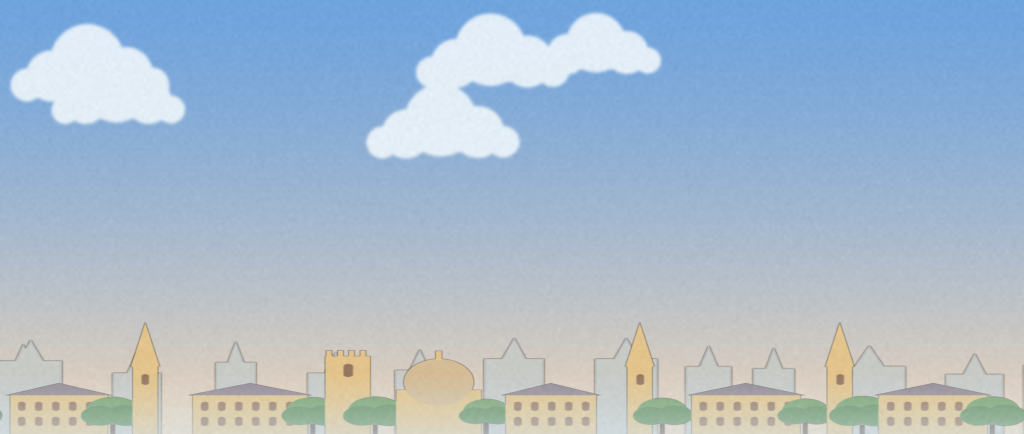
#> input picture ricksclips/bg/oxford.png, 2048 x 868 px (shown at 1/2 size)
$ python -i backdrop.py   (imports and definitions only)
#> lines starting #> are read from the running program, lines starting #| are printed output that depends on the picture; after the words box and inside, x2 and y2 are one past the last pixel; in counts of white or black regions, pixels touching at a corner belong together
#> further down, picture is the input picture: PIL image 2048x868 RGB; mean R, G, B 168.6, 187.3, 205
#!/usr/bin/env python3
"""backdrop.py - the flat painted sky + far distance, made in code (21:9, wraps horizontally).

  python3 backdrop.py <out.png> [oxford|aztec]

Soft vertical sky gradient, a few painted clouds, and along the bottom a hazy
skyline (Oxford: sandstone towers, spires and a dome among trees; aztec: lake,
volcanoes and low adobe blocks). The left and right edges meet so the stage can
wrap it around the world. Deterministic.
"""
import sys
import numpy as np
from PIL import Image, ImageDraw, ImageFilter

W, H = 2048, 868


def wrap_draw(draw_fn, img):
    """Draw at x, x-W and x+W so shapes crossing an edge reappear on the other side."""
    for ox in (-W, 0, W): draw_fn(ImageDraw.Draw(img), ox)


# [18 lines left out: functions sky, clouds, not called in this run]


def oxford(img):
    rng = np.random.default_rng(7)
    base = 868
    far = Image.new("RGBA", img.size, (0, 0, 0, 0))
#> far: PIL image 2048x868 RGBA; every value is 0
    near = Image.new("RGBA", img.size, (0, 0, 0, 0))
    stone_far, stone = (196, 186, 170, 255), (226, 196, 140, 255)
    roof, win = (150, 140, 150, 255), (150, 120, 96, 255)
    tree, tree2 = (120, 160, 108, 255), (98, 142, 92, 255)
    x = 0
    while x < W:                                              # far ridge of grey-blue towers
        w = rng.uniform(80, 150); h = rng.uniform(90, 170)
        def f(d, ox, x=x, w=w, h=h):
            d.rectangle([x + ox, base - 120 - h, x + ox + w, base], fill=stone_far)
            d.polygon([(x + ox + w * 0.3, base - 120 - h), (x + ox + w * 0.5, base - 200 - h), (x + ox + w * 0.7, base - 120 - h)], fill=stone_far)
        wrap_draw(f, far); x += w + rng.uniform(40, 120)
#> after the loop, x = 2196.9
    x = 20
    i = 0
    while x < W - 60:                                          # nearer sandstone colleges, spires and a dome
        kind = ["hall", "spire", "hall", "tower", "dome", "hall", "spire"][i % 7]; i += 1
        w = {"hall": rng.uniform(170, 240), "spire": 70, "tower": 90, "dome": 170}[kind]
        def f(d, ox, x=x, w=w, kind=kind):
            X = x + ox
            if kind == "hall":
                top = base - 150
                d.rectangle([X, top, X + w, base], fill=stone)
                d.polygon([(X - 8, top), (X + w / 2, top - 46), (X + w + 8, top)], fill=roof)
                for k in range(int(w // 34)):
                    wx = X + 16 + k * 34
                    d.rounded_rectangle([wx, top + 26, wx + 14, top + 60], 7, fill=win)
                    d.rounded_rectangle([wx, top + 84, wx + 14, top + 118], 7, fill=win)
            elif kind == "spire":
                d.rectangle([X + 10, base - 260, X + w - 10, base], fill=stone)
                d.polygon([(X + 6, base - 260), (X + w / 2, base - 430), (X + w - 6, base - 260)], fill=stone)
                d.rounded_rectangle([X + w / 2 - 7, base - 230, X + w / 2 + 7, base - 190], 7, fill=win)
            elif kind == "tower":
                d.rectangle([X, base - 300, X + w, base], fill=stone)
                for k in range(4): d.rectangle([X + k * w / 4 + 2, base - 322, X + k * w / 4 + w / 8 + 2, base - 300], fill=stone)
                d.rounded_rectangle([X + w / 2 - 9, base - 270, X + w / 2 + 9, base - 220], 9, fill=win)
            else:
                d.rectangle([X, base - 170, X + w, base], fill=stone)
                d.ellipse([X + 15, base - 290, X + w - 15, base - 110], fill=(212, 188, 150, 255))
                d.rectangle([X + w / 2 - 6, base - 320, X + w / 2 + 6, base - 285], fill=stone)
        wrap_draw(f, near)
        if rng.random() < 0.7:                                 # a round tree between buildings
            tx, r = x + w + 10, rng.uniform(38, 56)
            def g(d, ox, tx=tx, r=r):
                d.rectangle([tx + ox - 4, base - 70, tx + ox + 4, base], fill=(110, 90, 80, 255))
                for dx, dy, k in ((0, -90, 1), (-r * 0.5, -70, 0.7), (r * 0.5, -72, 0.75)):
                    d.ellipse([tx + ox + dx - r * k, base + dy - r * k, tx + ox + dx + r * k, base + dy + r * k], fill=tree if k == 1 else tree2)
            wrap_draw(g, near)
        x += w + rng.uniform(30, 90)
#> after the loop, i = 10; x = 2044.5
    sky_line = Image.new("RGBA", img.size, (205, 222, 236, 0))
    sky_line.alpha_composite(far.filter(ImageFilter.GaussianBlur(2)))
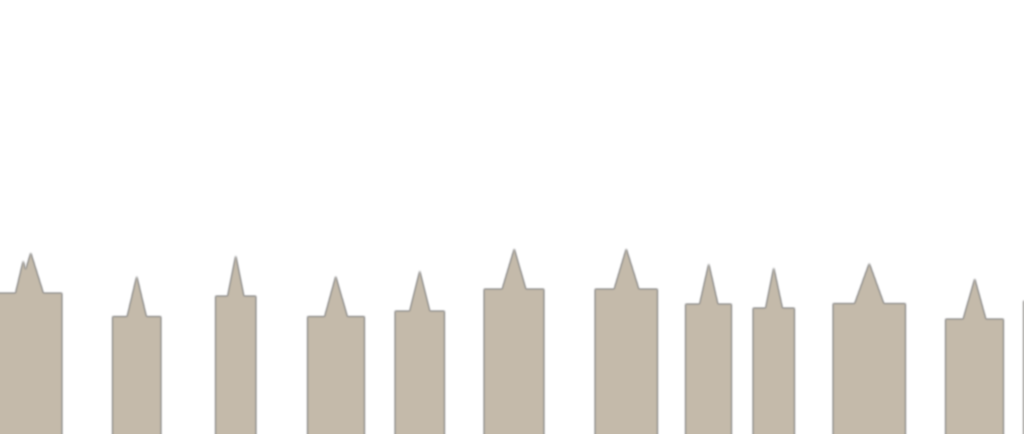
#> sky_line: PIL image 2048x868 RGBA (shown at 1/2 size); mean R, G, B, A 198.5, 210.1, 218.1, 47.6; transparent parts drawn white
    hz = far.getchannel("A").point(lambda v: 110 if v else 0)
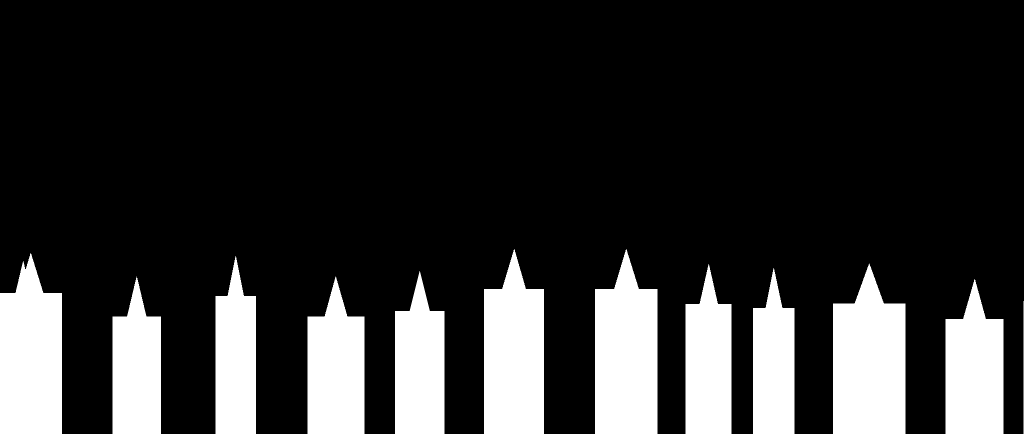
#> hz: PIL image 2048x868 L (shown at 1/2 size); values 0 (black) and 110 (white), 18.7% white; 12 white regions, largest, box (x1, y1, x2, y2) and area: (1666, 527, 1811, 868) 40215, (1190, 498, 1315, 868) 38259, (0, 506, 124, 868) 37420
    haze = Image.new("RGBA", img.size, (205, 222, 236, 0)); haze.putalpha(hz)
#> after `haze.putalpha(hz)`:
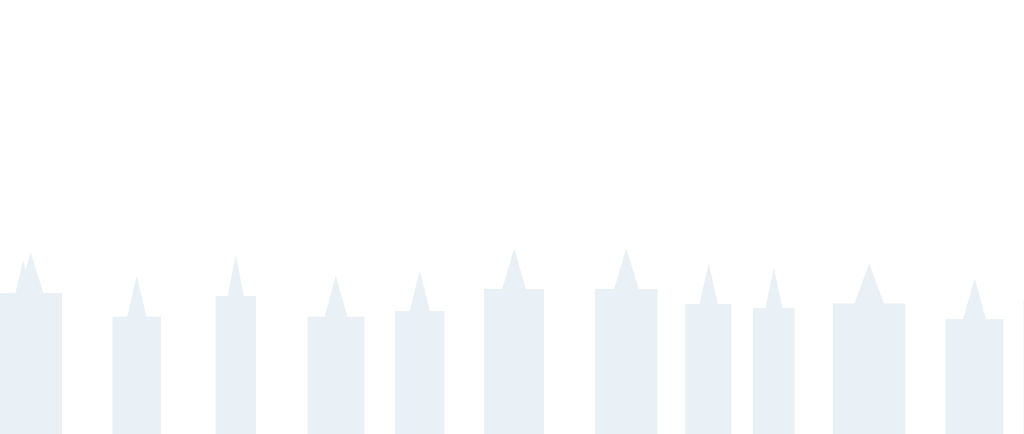
#> haze: PIL image 2048x868 RGBA (shown at 1/2 size); mean R, G, B, A 205, 222, 236, 20.5; transparent parts drawn white
    sky_line.alpha_composite(haze)
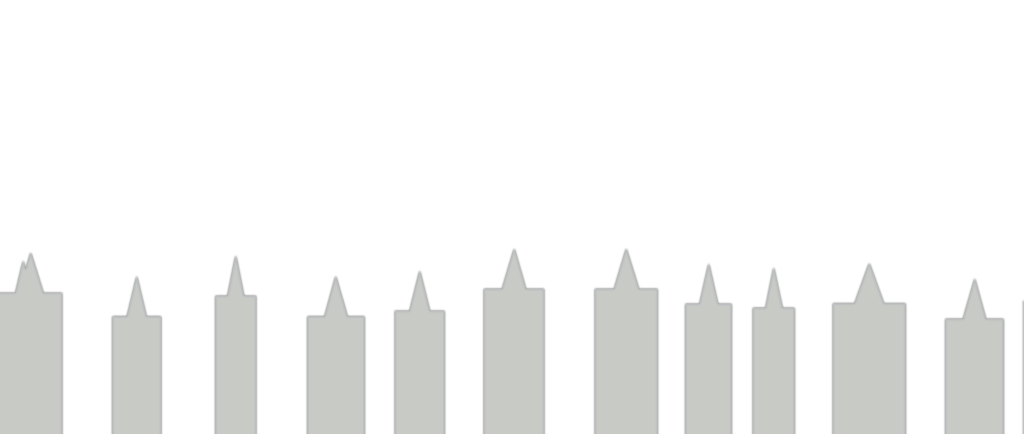
#> sky_line: PIL image 2048x868 RGBA (shown at 1/2 size); mean R, G, B, A 199.6, 213.4, 223.8, 48; transparent parts drawn white
    sky_line.alpha_composite(near.filter(ImageFilter.GaussianBlur(1.2)))
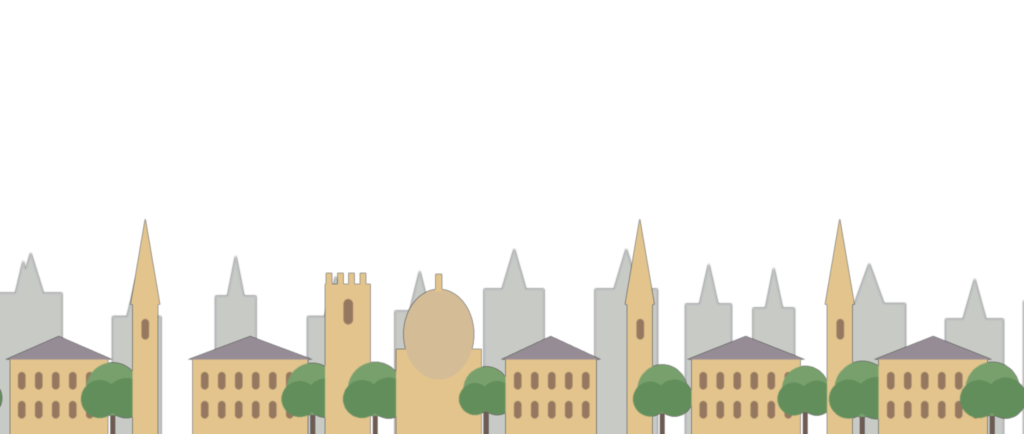
#> sky_line: PIL image 2048x868 RGBA (shown at 1/2 size); mean R, G, B, A 197.4, 207.1, 207.6, 69.3; transparent parts drawn white
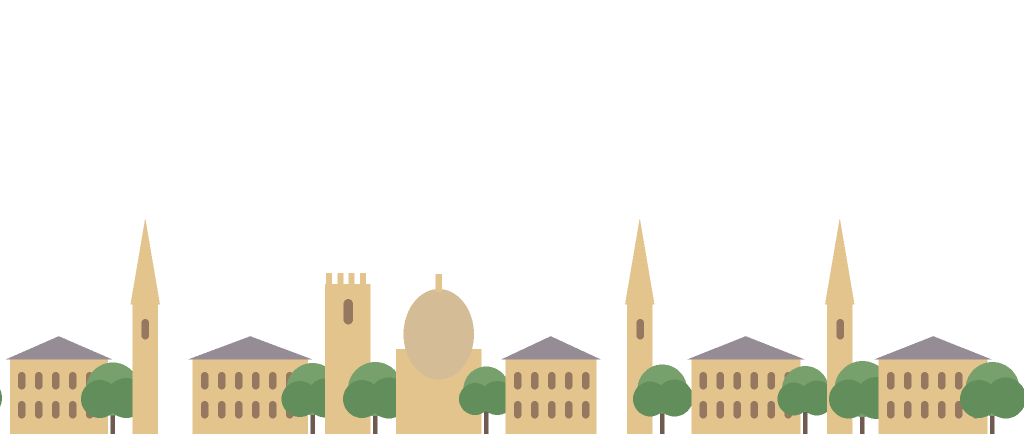
#> near: PIL image 2048x868 RGBA (shown at 1/2 size); mean R, G, B, A 37.4, 34.8, 25.6, 50.9; transparent parts drawn white
    sky_line = sky_line.resize(  # keep the skyline low, about a fifth of the painting
        (W, int(H * 0.52)), Image.LANCZOS)
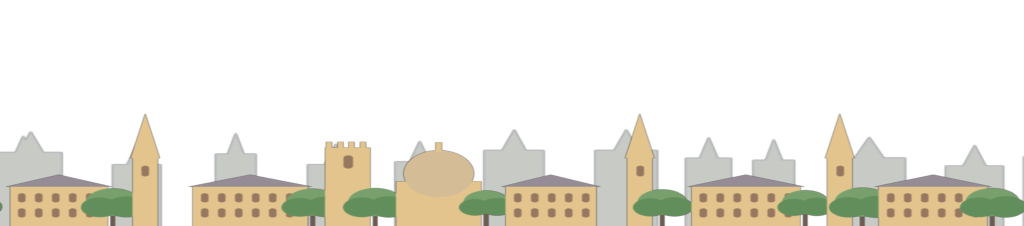
#> sky_line: PIL image 2048x451 RGBA (shown at 1/2 size); mean R, G, B, A 51.6, 49.2, 39.8, 69.3; transparent parts drawn white
#> (the run stopped early here; a loop or call above may not have finished)
